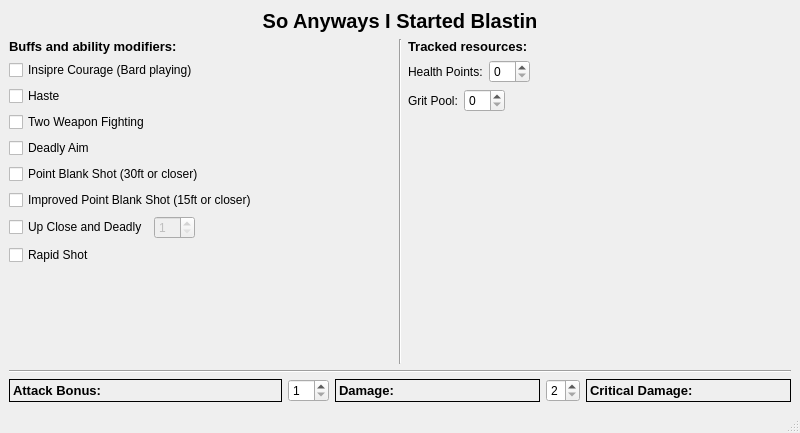
<?xml version="1.0" encoding="UTF-8"?>
<ui version="4.0">
 <class>MainWindow</class>
 <widget class="QMainWindow" name="MainWindow">
  <property name="geometry">
   <rect>
    <x>0</x>
    <y>0</y>
    <width>800</width>
    <height>433</height>
   </rect>
  </property>
  <property name="windowTitle">
   <string>Blastin'</string>
  </property>
  <widget class="QWidget" name="centralwidget">
   <layout class="QVBoxLayout" name="verticalLayout_2">
    <item>
     <layout class="QVBoxLayout" name="verticalLayout">
      <item>
       <widget class="QLabel" name="label">
        <property name="font">
         <font>
          <family>MS Sans Serif</family>
          <pointsize>15</pointsize>
          <weight>75</weight>
          <bold>true</bold>
         </font>
        </property>
        <property name="text">
         <string>So Anyways I Started Blastin</string>
        </property>
        <property name="alignment">
         <set>Qt::AlignCenter</set>
        </property>
       </widget>
      </item>
      <item>
       <layout class="QHBoxLayout" name="horizontalLayout_3" stretch="1,0,1">
        <item>
         <layout class="QVBoxLayout" name="verticalLayout_4">
          <item>
           <widget class="QLabel" name="label_2">
            <property name="font">
             <font>
              <family>MS Sans Serif</family>
              <pointsize>10</pointsize>
              <weight>75</weight>
              <bold>true</bold>
             </font>
            </property>
            <property name="text">
             <string>Buffs and ability modifiers:</string>
            </property>
           </widget>
          </item>
          <item>
           <widget class="QCheckBox" name="inspire_courage_check_box">
            <property name="text">
             <string>Insipre Courage (Bard playing)</string>
            </property>
            <property name="checked">
             <bool>false</bool>
            </property>
           </widget>
          </item>
          <item>
           <widget class="QCheckBox" name="haste_check_box">
            <property name="text">
             <string>Haste</string>
            </property>
           </widget>
          </item>
          <item>
           <widget class="QCheckBox" name="two_weapon_fighting_check_box">
            <property name="text">
             <string>Two Weapon Fighting</string>
            </property>
           </widget>
          </item>
          <item>
           <widget class="QCheckBox" name="deadly_aim_check_box">
            <property name="text">
             <string>Deadly Aim</string>
            </property>
           </widget>
          </item>
          <item>
           <widget class="QCheckBox" name="point_blank_check_box">
            <property name="text">
             <string>Point Blank Shot (30ft or closer)</string>
            </property>
           </widget>
          </item>
          <item>
           <widget class="QCheckBox" name="improved_point_blank_check_box">
            <property name="text">
             <string>Improved Point Blank Shot (15ft or closer)</string>
            </property>
           </widget>
          </item>
          <item>
           <layout class="QHBoxLayout" name="horizontalLayout_2">
            <item>
             <widget class="QCheckBox" name="close_and_deadly_check_box">
              <property name="text">
               <string>Up Close and Deadly</string>
              </property>
             </widget>
            </item>
            <item>
             <widget class="QSpinBox" name="up_close_and_deadly_spin_box">
              <property name="enabled">
               <bool>false</bool>
              </property>
              <property name="minimum">
               <number>1</number>
              </property>
             </widget>
            </item>
            <item>
             <spacer name="horizontalSpacer">
              <property name="orientation">
               <enum>Qt::Horizontal</enum>
              </property>
              <property name="sizeHint" stdset="0">
               <size>
                <width>40</width>
                <height>20</height>
               </size>
              </property>
             </spacer>
            </item>
           </layout>
          </item>
          <item>
           <widget class="QCheckBox" name="rapid_shot_check_box">
            <property name="text">
             <string>Rapid Shot</string>
            </property>
           </widget>
          </item>
          <item>
           <spacer name="verticalSpacer_4">
            <property name="orientation">
             <enum>Qt::Vertical</enum>
            </property>
            <property name="sizeHint" stdset="0">
             <size>
              <width>20</width>
              <height>40</height>
             </size>
            </property>
           </spacer>
          </item>
         </layout>
        </item>
        <item>
         <widget class="Line" name="line_2">
          <property name="orientation">
           <enum>Qt::Vertical</enum>
          </property>
         </widget>
        </item>
        <item>
         <layout class="QVBoxLayout" name="verticalLayout_5">
          <item>
           <widget class="QLabel" name="label_3">
            <property name="font">
             <font>
              <family>MS Sans Serif</family>
              <pointsize>10</pointsize>
              <weight>75</weight>
              <bold>true</bold>
             </font>
            </property>
            <property name="text">
             <string>Tracked resources:</string>
            </property>
           </widget>
          </item>
          <item>
           <layout class="QHBoxLayout" name="horizontalLayout_6">
            <item>
             <widget class="QLabel" name="label_6">
              <property name="text">
               <string>Health Points:</string>
              </property>
             </widget>
            </item>
            <item>
             <widget class="QSpinBox" name="health_points_spin_box"/>
            </item>
            <item>
             <spacer name="horizontalSpacer_4">
              <property name="orientation">
               <enum>Qt::Horizontal</enum>
              </property>
              <property name="sizeHint" stdset="0">
               <size>
                <width>40</width>
                <height>20</height>
               </size>
              </property>
             </spacer>
            </item>
           </layout>
          </item>
          <item>
           <layout class="QHBoxLayout" name="horizontalLayout_4">
            <item>
             <widget class="QLabel" name="label_4">
              <property name="text">
               <string>Grit Pool:</string>
              </property>
             </widget>
            </item>
            <item>
             <widget class="QSpinBox" name="grit_pool_spin_box"/>
            </item>
            <item>
             <spacer name="horizontalSpacer_2">
              <property name="orientation">
               <enum>Qt::Horizontal</enum>
              </property>
              <property name="sizeHint" stdset="0">
               <size>
                <width>40</width>
                <height>20</height>
               </size>
              </property>
             </spacer>
            </item>
           </layout>
          </item>
          <item>
           <spacer name="verticalSpacer_2">
            <property name="orientation">
             <enum>Qt::Vertical</enum>
            </property>
            <property name="sizeHint" stdset="0">
             <size>
              <width>20</width>
              <height>40</height>
             </size>
            </property>
           </spacer>
          </item>
         </layout>
        </item>
       </layout>
      </item>
      <item>
       <widget class="Line" name="line">
        <property name="orientation">
         <enum>Qt::Horizontal</enum>
        </property>
       </widget>
      </item>
      <item>
       <layout class="QHBoxLayout" name="horizontalLayout" stretch="4,0,3,0,3">
        <item>
         <widget class="QLabel" name="attack_bonus_label">
          <property name="font">
           <font>
            <family>MS Sans Serif</family>
            <pointsize>10</pointsize>
            <weight>75</weight>
            <bold>true</bold>
           </font>
          </property>
          <property name="frameShape">
           <enum>QFrame::Box</enum>
          </property>
          <property name="text">
           <string>Attack Bonus:</string>
          </property>
         </widget>
        </item>
        <item>
         <widget class="QSpinBox" name="num_hits_spin_box">
          <property name="toolTip">
           <string>Number of Hits</string>
          </property>
          <property name="minimum">
           <number>1</number>
          </property>
         </widget>
        </item>
        <item>
         <widget class="QLabel" name="damage_label">
          <property name="font">
           <font>
            <family>MS Sans Serif</family>
            <pointsize>10</pointsize>
            <weight>75</weight>
            <bold>true</bold>
           </font>
          </property>
          <property name="frameShape">
           <enum>QFrame::Box</enum>
          </property>
          <property name="text">
           <string>Damage:</string>
          </property>
         </widget>
        </item>
        <item>
         <widget class="QSpinBox" name="crit_multiplier_spin_box">
          <property name="toolTip">
           <string>Crit Multiplier</string>
          </property>
          <property name="minimum">
           <number>2</number>
          </property>
          <property name="maximum">
           <number>4</number>
          </property>
         </widget>
        </item>
        <item>
         <widget class="QLabel" name="crit_damage_label">
          <property name="font">
           <font>
            <family>MS Sans Serif</family>
            <pointsize>10</pointsize>
            <weight>75</weight>
            <bold>true</bold>
           </font>
          </property>
          <property name="frameShape">
           <enum>QFrame::Box</enum>
          </property>
          <property name="text">
           <string>Critical Damage:</string>
          </property>
         </widget>
        </item>
       </layout>
      </item>
     </layout>
    </item>
   </layout>
  </widget>
  <widget class="QMenuBar" name="menubar">
   <property name="geometry">
    <rect>
     <x>0</x>
     <y>0</y>
     <width>800</width>
     <height>37</height>
    </rect>
   </property>
  </widget>
  <widget class="QStatusBar" name="statusbar"/>
 </widget>
 <resources/>
 <connections/>
</ui>
